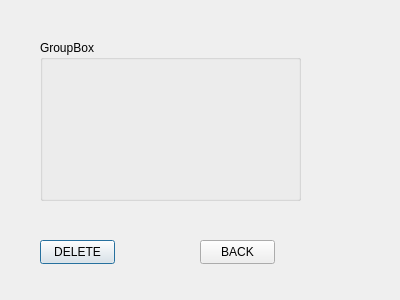
<?xml version="1.0" encoding="UTF-8"?>
<ui version="4.0">
 <class>delete_employee</class>
 <widget class="QDialog" name="delete_employee">
  <property name="geometry">
   <rect>
    <x>0</x>
    <y>0</y>
    <width>400</width>
    <height>300</height>
   </rect>
  </property>
  <property name="windowTitle">
   <string>Dialog</string>
  </property>
  <widget class="QLabel" name="label">
   <property name="geometry">
    <rect>
     <x>30</x>
     <y>250</y>
     <width>49</width>
     <height>16</height>
    </rect>
   </property>
   <property name="text">
    <string/>
   </property>
  </widget>
  <widget class="QPushButton" name="p">
   <property name="geometry">
    <rect>
     <x>40</x>
     <y>240</y>
     <width>75</width>
     <height>24</height>
    </rect>
   </property>
   <property name="text">
    <string>DELETE</string>
   </property>
  </widget>
  <widget class="QPushButton" name="pushButton_2">
   <property name="geometry">
    <rect>
     <x>200</x>
     <y>240</y>
     <width>75</width>
     <height>24</height>
    </rect>
   </property>
   <property name="text">
    <string>BACK</string>
   </property>
  </widget>
  <widget class="QGroupBox" name="groupBox">
   <property name="geometry">
    <rect>
     <x>40</x>
     <y>40</y>
     <width>261</width>
     <height>161</height>
    </rect>
   </property>
   <property name="title">
    <string>GroupBox</string>
   </property>
  </widget>
 </widget>
 <resources/>
 <connections/>
</ui>
